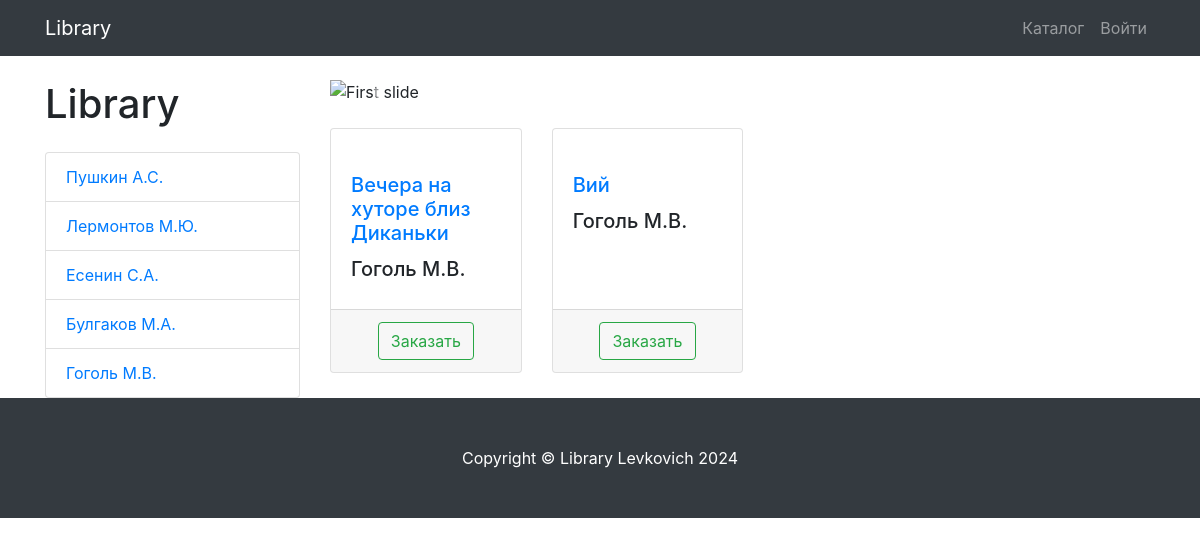
Page /author/5/ on the committed database.
### library/models.py (models this page shows, shortened)
class Author(models.Model):
    name = models.CharField(
        max_length=128,
        blank=False,
        null=False,
        unique=True,
        verbose_name='Автор'
    )
    slug = models.SlugField(
        max_length=128,
        blank=False,
        null=False,
        unique=True,
        verbose_name='URL'
    )
    def __str__(self):
        return self.name
    class Meta:
        verbose_name = 'автор',
        verbose_name_plural = 'авторы'

class Book(models.Model):
    title = models.CharField(
        max_length=258,
        blank=False,
        null=False,
        unique=True,
        verbose_name='Книга'
    )
    slug = models.SlugField(
        max_length=258,
        blank=False,
        null=False,
        unique=True,
        verbose_name='URL'
    )
    quantity = models.PositiveIntegerField(
        default=1,
        blank=False,
        null=False,
        verbose_name='количество экземпляров'
    )
    author = models.ForeignKey(
        to='Author',
        on_delete=models.CASCADE
    )
    image = models.ImageField(
        upload_to='book_images',
        blank=False,
        null=False,
        verbose_name='картинка'
    )
    date_created = models.DateTimeField(
        default=now
    )
    class Meta:
        verbose_name = 'книга'
        verbose_name_plural = 'книги'

### library/views.py (the view)
# urls.py: path('author/<int:author_id>/', BookListView.as_view(), name='author')
class BookListView(ListView):
    model = Book
    template_name = 'library/products.html'
    paginate_by = 3
    title = 'Libray - Каталог'
    def get_queryset(self, author_id=None):
        queryset = super(BookListView, self).get_queryset()
        author_id = self.kwargs.get('author_id')
        return queryset.filter(author_id=author_id) if author_id else queryset
    def get_context_data(self, *, object_list=None, **kwargs):
        context = super(BookListView, self).get_context_data()
        context['authors'] = Author.objects.all()
        return context

### library/templates/library/products.html (shortened to what this page needs)
{% extends 'library/base.html' %}
{% load static %}
{% block css %}
    <link href="{% static 'vendor/css/products.css' %}" rel="stylesheet">
{% endblock %}
{% block content %}
{% include 'library/components/nav.html' %}
{% include 'library/components/products_content.html' %}
{% include 'library/components/footer.html' %}
{% endblock %}

### library/templates/library/components/menu.html
<div class="col-lg-3">
  <h1 class="my-4">Library</h1>
  <div class="list-group">
    {% for author in authors %}
      <a href="{% url 'books:author' author.id %}" class="list-group-item">{{ author.name }}</a>
    {% endfor %}
  </div>
</div>

### library/templates/library/components/product_card.html (shortened to what this page needs)
                <div class="col-lg-4 col-md-6 mb-4">
                    <div class="card h-100">
                        <a href="#">
                        </a>
                        <div class="card-body">
                            <h5 class="card-title">
                                <a href="#">{{ book.title }}</a>
                            </h5>
                            <h5>{{ book.author }}</h5>
                        </div>
                        <div class="card-footer text-center">
                            <a class="btn btn-outline-success" href="#">
                                Заказать
                            </a>
                        </div>
                    </div>
                </div>

### rows in the picture
Author: name "Пушкин А.С."
Author: name "Лермонтов М.Ю."
Author: name "Есенин С.А."
Author: name "Булгаков М.А."
Author: name "Гоголь М.В."
Book: title "Вечера на хуторе близ Диканьки", author "Гоголь М.В."
Book: title "Вий", author "Гоголь М.В."
